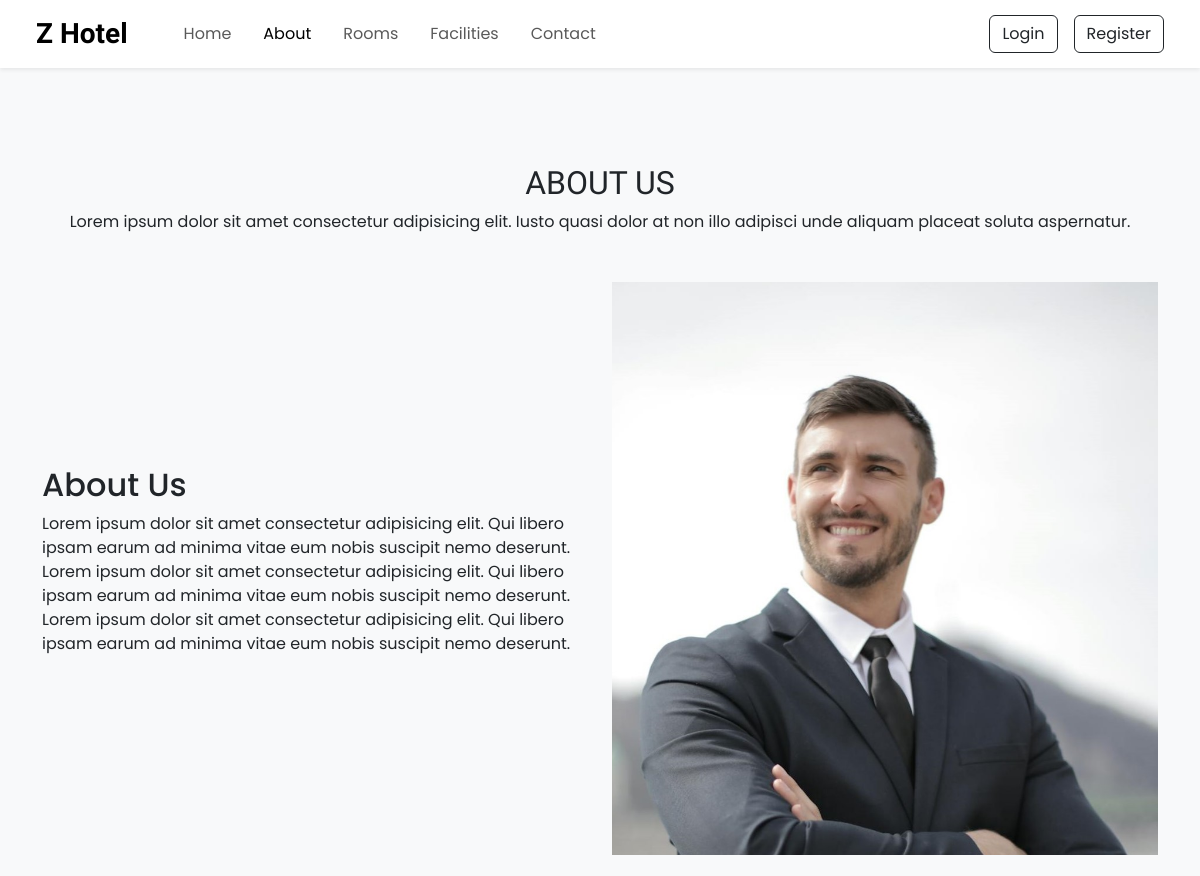
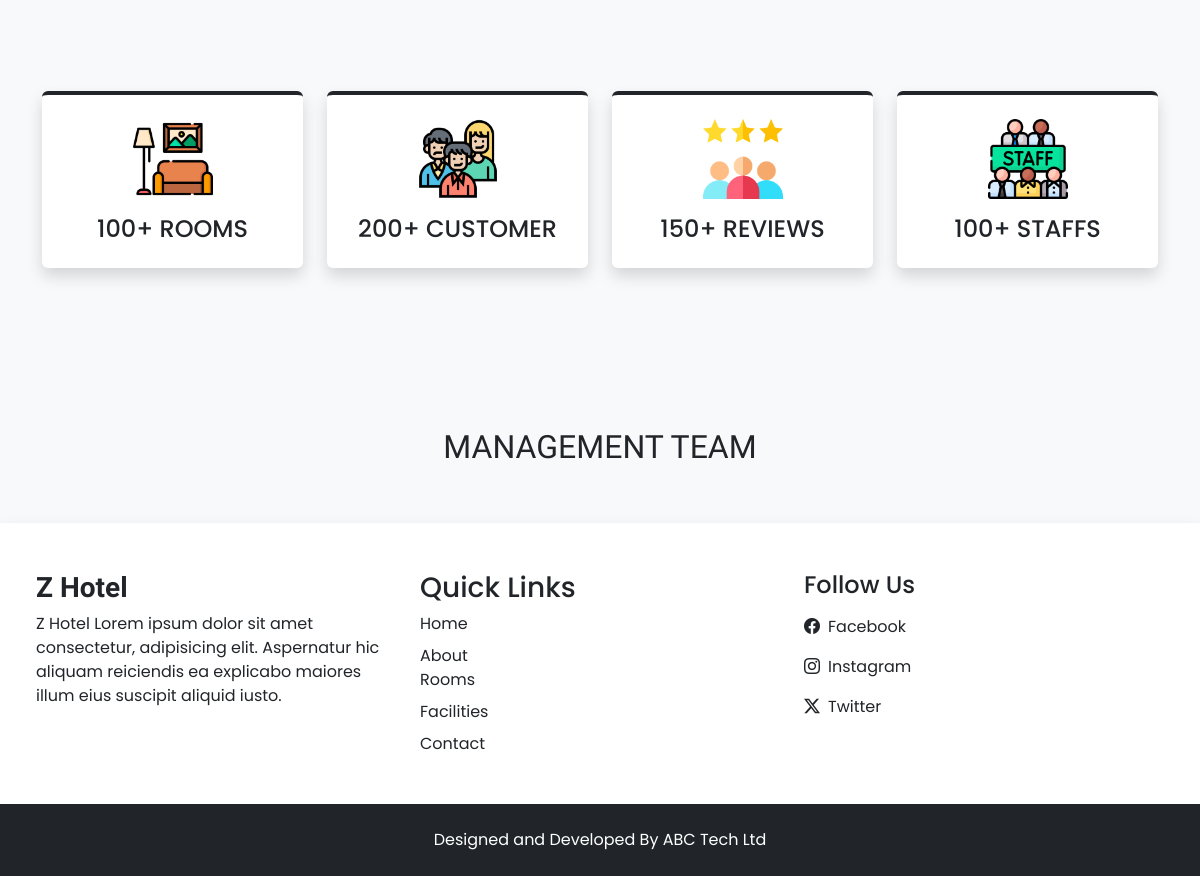
Page /about.php on the earlier database version (2 pictures, top to bottom).
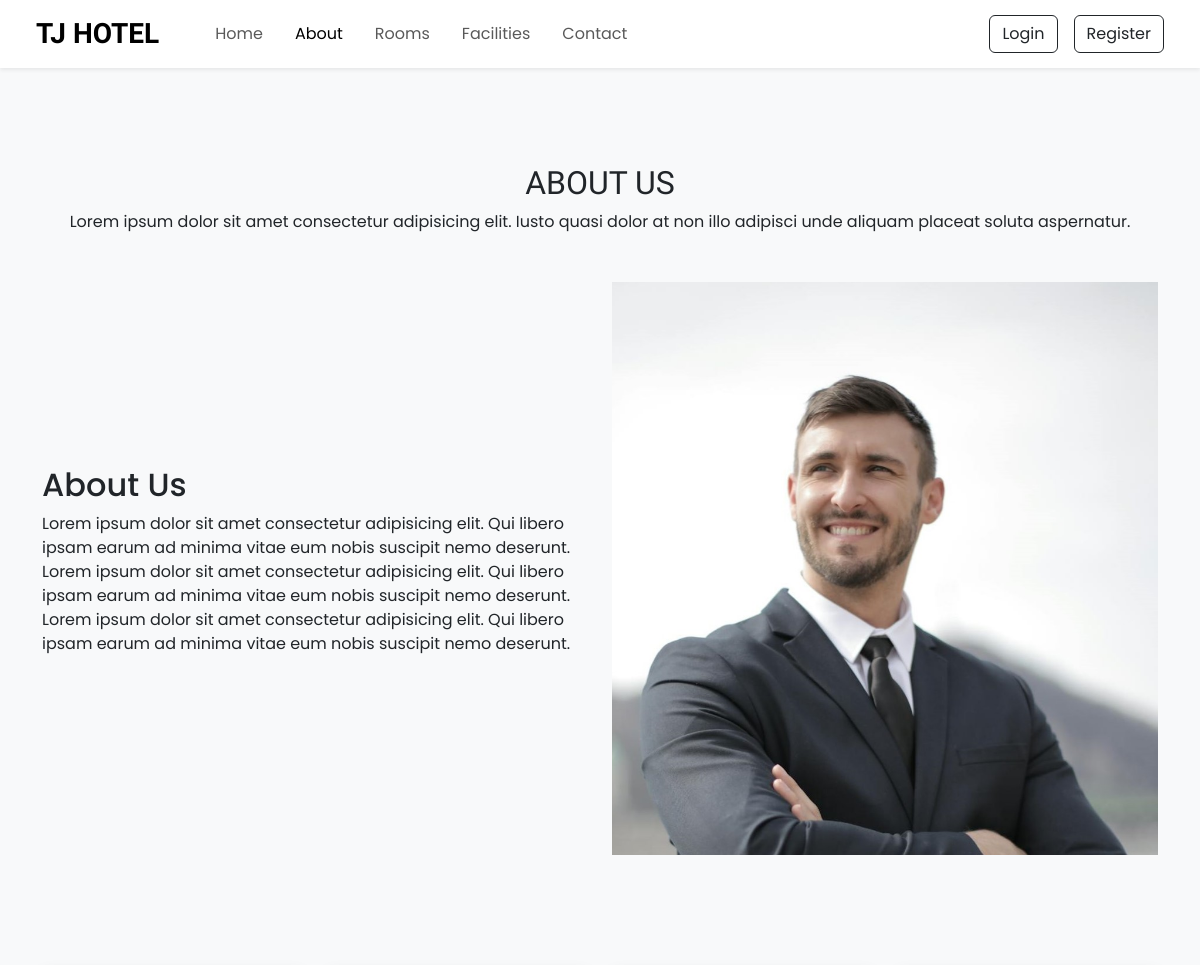
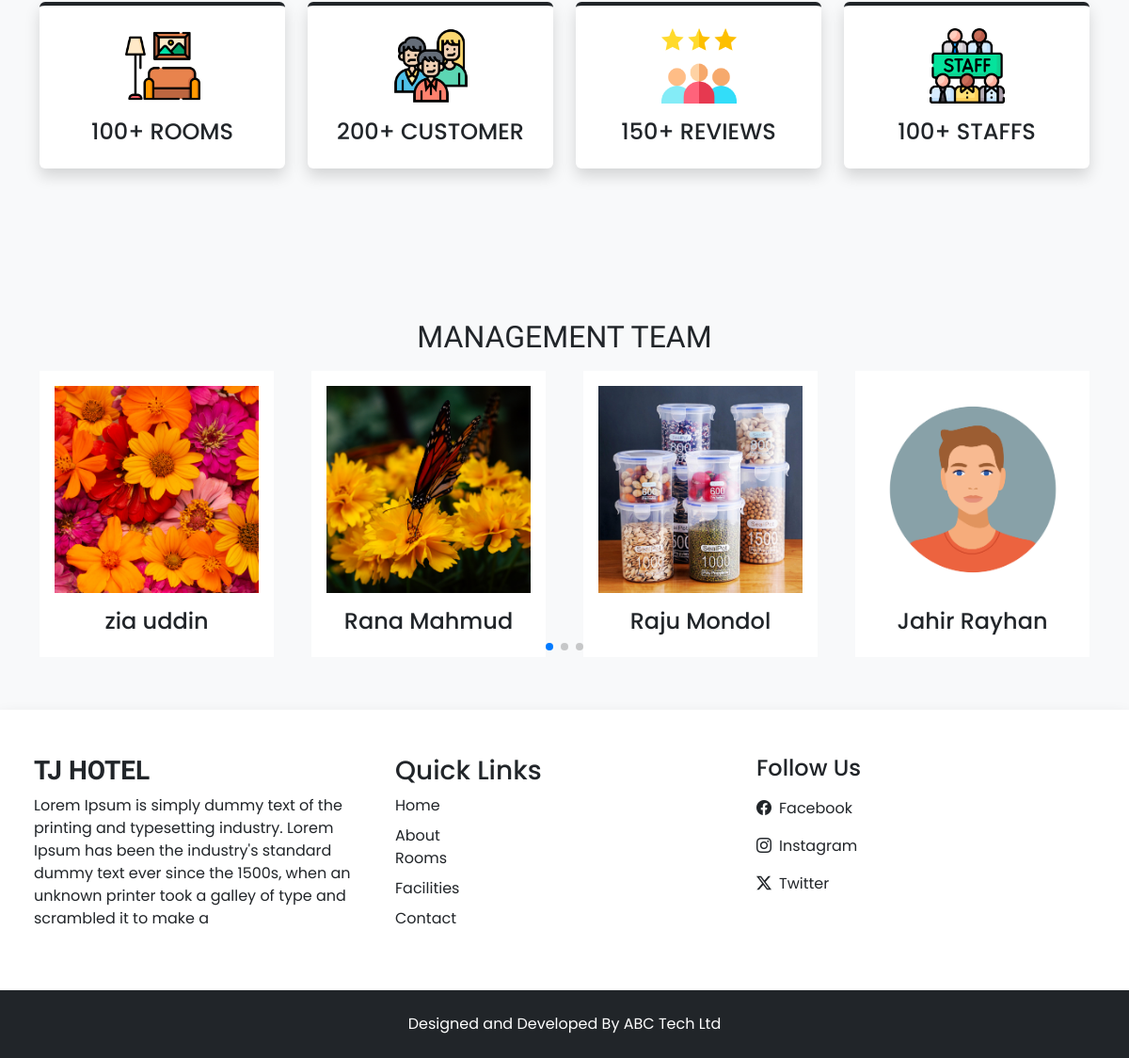
Same page on the later database version (2 pictures, top to bottom).
### tables this page shows
CREATE TABLE `settings` (
  `id` int(11) NOT NULL,
  `site_title` varchar(255) DEFAULT NULL,
  `site_about` varchar(500) DEFAULT NULL,
  `shutdown` tinyint(1) NOT NULL
);

CREATE TABLE `team_details` (
  `id` int(11) NOT NULL,
  `member_name` varchar(100) DEFAULT NULL,
  `member_picture` varchar(100) DEFAULT NULL
);

### admin/inc/config.php (called while the page is built, shortened)
<?php
function selectAll($table)
{
    $conn = $GLOBALS['conn'];
    $res = mysqli_query($conn, "SELECT * FROM `$table`");
    return $res;
}
function select($sql, $data_types, $values)
{
    $conn = $GLOBALS['conn'];
    $res = $conn->prepare($sql);
    $res->bind_param($data_types, ...$values);
    if($res->execute())
    {
        $result = $res->get_result();
        return $result;
    }
    else
    {
        $error = "Query execution failed - Select";
        $res->close();
        return $error;
    }
}
?>

### about.php (the view, shortened to what the changed rows need)
<?php
 require "top.php";
?>
<section class="py-5">
    <div class="container">
        <h2 class="h-font text-center mt-5 mb-2">ABOUT US</h2>
        <div class="row align-items-center justify-content-between">
            <div class="col-md-6 mt-3 mt-md-0 order-2 order-md-1">
                <div>
                    <h2>About Us</h2>
                </div>
            </div>
        </div>
    </div>
</section>
<section class="py-5">
    <div class="container">
        <h2 class="h-font text-center mt-5 mb-2">MANAGEMENT TEAM</h2>
        <div class="swiper managementSwiper">
            <div class="swiper-wrapper">
                <?php
                  $team_res = selectAll('team_details');
                  while ($team_row = $team_res->fetch_assoc())
                  {
                    ?>
                    <div class="swiper-slide my-2">
                        <div class="bg-white shadowrounded overflow-hidden p-3 text-center">
                            <img class="w-100" style="height: 220px; object-fit: cover" src="<?= IMAGE_PATH ?>about/<?= $team_row['member_picture'] ?>">
                            <h4 class="mt-3"><?= $team_row['member_name'] ?></h4>
                        </div>
                    </div>
                    <?php
                  }
                ?>
            </div>
            <div class="swiper-pagination"></div>
        </div>
    </div>
</section>
<?php
 require "footer.php";
?>

### top.php (shortened to what the changed rows need)
<?php
    require "admin/inc/config.php";
    $setting_res = select("SELECT * FROM `settings` WHERE `id` = ?", 'i', [1]);
    $setting_row = $setting_res->fetch_assoc();
?>
<!DOCTYPE html>
<html lang="en">
<head>
    <link rel="stylesheet" href="assets/css/style.css">
    <link href="https://cdn.jsdelivr.net/npm/bootstrap@5.3.3/dist/css/bootstrap.min.css" rel="stylesheet">
    <link rel="stylesheet" href="https://cdn.jsdelivr.net/npm/bootstrap-icons@1.11.3/font/bootstrap-icons.min.css">
    <link rel="stylesheet" href="https://cdn.jsdelivr.net/npm/swiper@11/swiper-bundle.min.css" />
</head>
<body class="bg-light">
    <nav id="nav-bar" class="navbar navbar-expand-lg bg-white px-lg-4 py-lg-2 shadow-sm sticky-top">
        <div class="container-fluid">
            <a class="navbar-brand h-font fs-3 fw-bold me-5" href="index"><?= $setting_row['site_title'] ?></a>
            <div class="collapse navbar-collapse" id="navbarSupportedContent">
                <ul class="navbar-nav me-auto mb-2 mb-lg-0">
                </ul>
                <div class="d-flex align-items-center gap-2 gap-lg-3">
                </div>
            </div>
        </div>
    </nav>

### footer.php (shortened to what the changed rows need)
    <section class="footer py-5 bg-white shadow px-lg-4">
        <div class="container-fluid">
            <div class="row">
                <div class="col-md-4">
                    <h3 class="h-font fw-bold mb-2"><?= $setting_row['site_title'] ?></h3>
                    <p><?= $setting_row['site_about'] ?></p>
                </div>
            </div>
        </div>
    </section>
</body>
</html>

Differences in the rows shown:
changed settings: site_title "Z Hotel" → "TJ HOTEL"; site_about "Z Hotel Lorem ipsum dolor sit amet consectetur, adipisicing elit. Aspernatur hic aliquam reiciendis ea explicabo maiores illum eius suscipit aliquid iusto." → "Lorem Ipsum is simply dummy text of the printing and typesetting industry. Lorem Ipsum has been the industry's standard dummy text ever since the 1500s, when an unknown printer took a galley of type and scrambled it to make a"
added team_details: member_picture (picture), member_name "zia uddin"
added team_details: member_picture (picture), member_name "Rana Mahmud"
added team_details: member_picture (picture), member_name "Raju Mondol"
added team_details: member_picture (picture), member_name "Jahir Rayhan"
